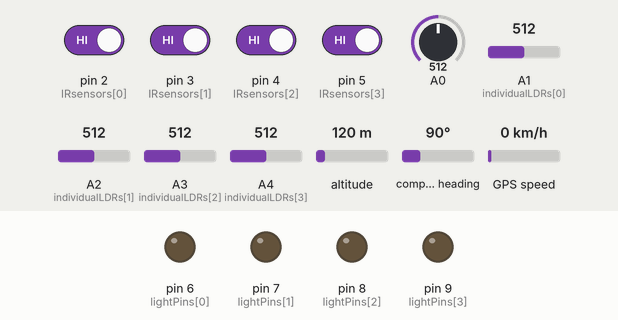
A sketch run on a simulated Arduino Uno, built with avr-gcc and run on an emulated ATmega328P. Shown: output pins drawn as LEDs (lit = HIGH). The test bench sets the inputs (shaded band); at power-on: pin 2 (IRsensors[0]), pin 3 (IRsensors[1]), pin 4 (IRsensors[2]), pin 5 (IRsensors[3]) HIGH, A0 = 512, A1 (individualLDRs[0]) = 512, A2 (individualLDRs[1]) = 512, A3 (individualLDRs[2]) = 512, A4 (individualLDRs[3]) = 512, altitude 120 m, compass heading 90°, GPS speed 0 km/h. The GPS gets a fix after 3 s at 37.7749, -122.4194 with 8 satellites; what the sketch prints to the serial monitor is not drawn.

Above: at 1.3 s.
1.4 s: pin 2 (IRsensors[0]) driven LOW
At 2.6 s:
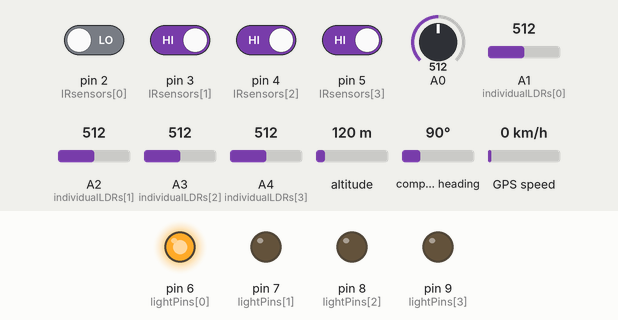
2.9 s: pin 3 (IRsensors[1]) driven LOW
At 5.4 s:
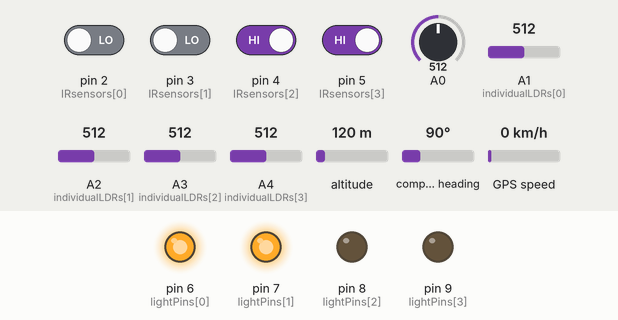
5.9 s: pin 4 (IRsensors[2]) driven LOW
At 7.9 s:
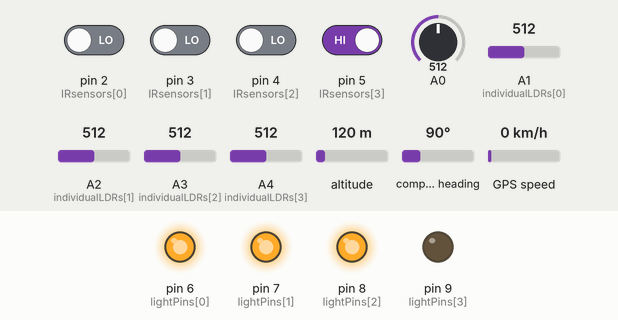
8.9 s: pin 5 (IRsensors[3]) driven LOW
At 11.6 s:
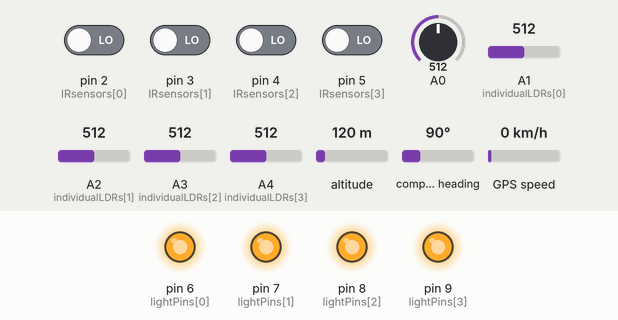
11.9 s: pin 2 (IRsensors[0]) driven HIGH
At 14.8 s:
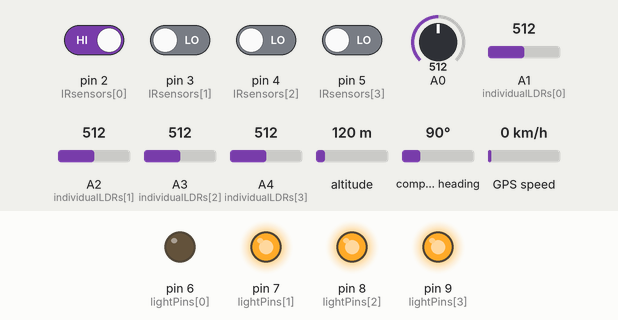
15.8 s: pin 3 (IRsensors[1]) driven HIGH
At 18.7 s:
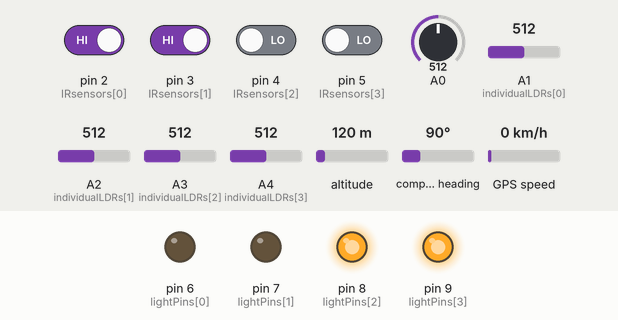
Timing chart, 0 to 20.2 s (numbered marks = the images above; inputs shaded):
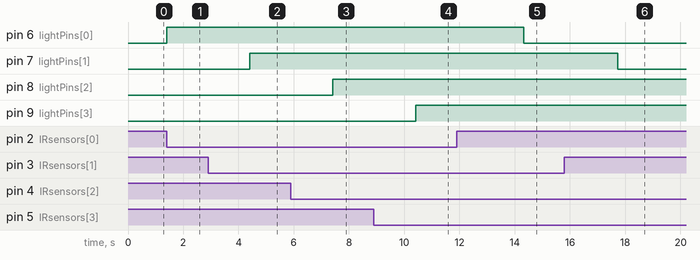

Measured:
- after the input at 1.4 s, pin 6 (lightPins[0]): LOW → HIGH at once
- after the input at 2.9 s, pin 7 (lightPins[1]): LOW → HIGH after 1.5 s
- after the input at 5.9 s, pin 8 (lightPins[2]): LOW → HIGH after 1.5 s
- after the input at 8.9 s, pin 9 (lightPins[3]): LOW → HIGH after 1.5 s
- after the input at 11.9 s, pin 6 (lightPins[0]): HIGH → LOW after 2.4 s
- after the input at 15.8 s, pin 7 (lightPins[1]): HIGH → LOW after 1.9 s

The sketch:

finalver_enhanced.ino
```cpp
#include <SoftwareSerial.h>
#include <TinyGPS.h>

// Define constants and thresholds
const int ambientLDR = A0;      // Analog pin for ambient light LDR (LDR1)
const int lightThreshold = 50; // Threshold value for individual LDR fault detection
const char* phoneNumber = "+919822232859"; // Replace with your phone number for receiving SMS
const unsigned long DATA_INTERVAL = 5000; // Send data every 5 seconds

// Define pin arrays for LDRs, IR sensors, and light control
int individualLDRs[4] = {A1, A2, A3, A4};  // Analog pins for individual LDRs under each light (LDR2)
int IRsensors[4] = {2, 3, 4, 5};        // Digital pins for IR sensors
int lightPins[4] = {6, 7, 8, 9};      // Digital pins for controlling bulbs (via transistors/relays)

// Define SoftwareSerial objects for GSM and GPS communication
SoftwareSerial sgsm(12,13);
SoftwareSerial sgps(11,10);

// Flag to track if SMS has been sent for each faulty light
bool smsSent[5] = {false}; // Initialize all flags to false

// GPS variables
TinyGPS gps;
float gpslat, gpslon;
bool gpsValid = false;

// Timing variables
unsigned long lastDataSend = 0;
unsigned long startTime = 0;

// Track turn-on delays for ML model
unsigned long lightCommandTime[4] = {0};  // When command was sent to turn on light
unsigned long lightTurnOnTime[4] = {0};   // When light actually turned on (detected by LDR2)
int lightTurnOnDelay[4] = {0};            // Calculated delay in milliseconds

void setup() {
  Serial.begin(9600);  // Initialize serial communication for debugging and data transmission
  sgsm.begin(9600);
  sgps.begin(9600);

  startTime = millis();

  // Set IR sensor pins as input
  for (int i = 0; i < 4; i++) {
    pinMode(IRsensors[i], INPUT);
  }

  // Set individual LDR pins as input
  for (int i = 0; i < 4; i++) {
    pinMode(individualLDRs[i], INPUT);
  }

  // Set light control pins as output
  for (int i = 0; i < 4; i++) {
    pinMode(lightPins[i], OUTPUT);
  }

  // Initialize GPS
  sgps.listen();
  delay(100);
}

int readLDR(int pin) {
  int rawLDR = analogRead(pin);
  int lightIntensity = map(rawLDR, 0, 1030, 0, 100); // Map analog value to a 0-100 scale
  return lightIntensity;
}

int readLDRRaw(int pin) {
  return analogRead(pin);
}

void updateGPS() {
  sgps.listen();
  delay(10);
  while (sgps.available()) {
    if (gps.encode(sgps.read())) {
      gps.f_get_position(&gpslat, &gpslon);
      gpsValid = true;
    }
  }
}

String getTimestamp() {
  unsigned long currentTime = millis();
  unsigned long seconds = (currentTime - startTime) / 1000;
  unsigned long minutes = seconds / 60;
  unsigned long hours = minutes / 60;

  String timestamp = String(hours) + ":" +
                     String(minutes % 60) + ":" +
                     String(seconds % 60);
  return timestamp;
}

void sendJSONData() {
  // Update GPS data
  updateGPS();

  // Read all sensor values
  int ambientLight = readLDR(ambientLDR);
  int ambientLightRaw = readLDRRaw(ambientLDR);

  // Build JSON string
  String json = "{";
  json += "\"timestamp\":" + String(millis()) + ",";
  json += "\"time_string\":\"" + getTimestamp() + "\",";
  json += "\"ambient_light\":" + String(ambientLight) + ",";
  json += "\"ambient_light_raw\":" + String(ambientLightRaw) + ",";

  // GPS data
  json += "\"gps\":{";
  json += "\"valid\":" + String(gpsValid ? "true" : "false") + ",";
  if (gpsValid) {
    json += "\"latitude\":" + String(gpslat, 6) + ",";
    json += "\"longitude\":" + String(gpslon, 6);
  } else {
    json += "\"latitude\":null,";
    json += "\"longitude\":null";
  }
  json += "},";

  // Lights array
  json += "\"lights\":[";
  for (int i = 0; i < 4; i++) {
    int lightLevel = readLDR(individualLDRs[i]);
    int lightLevelRaw = readLDRRaw(individualLDRs[i]);
    int movementDetected = digitalRead(IRsensors[i]);
    int lightState = digitalRead(lightPins[i]);
    bool faultDetected = (lightLevel > lightThreshold && lightState == HIGH);

    json += "{";
    json += "\"id\":" + String(i + 1) + ",";
    json += "\"ldr_value\":" + String(lightLevel) + ",";
    json += "\"ldr_raw\":" + String(lightLevelRaw) + ",";
    json += "\"ir_sensor\":" + String(movementDetected == LOW ? "true" : "false") + ",";
    json += "\"light_state\":" + String(lightState == HIGH ? "true" : "false") + ",";
    json += "\"fault_detected\":" + String(faultDetected ? "true" : "false") + ",";
    json += "\"turn_on_delay_ms\":" + String(lightTurnOnDelay[i]) + ",";  // NEW: Include delay
    json += "\"sms_sent\":" + String(smsSent[i] ? "true" : "false");
    json += "}";
    if (i < 3) json += ",";
  }
  json += "],";

  // System status
  json += "\"system\":{";
  json += "\"is_dark\":" + String(ambientLight > 20 ? "true" : "false") + ",";
  json += "\"active_lights\":" + String(countActiveLights()) + ",";
  json += "\"faulty_lights\":" + String(countFaultyLights());
  json += "}";

  json += "}";

  // Send JSON via Serial for ESP32/RPi bridge
  Serial.println(json);
}

int countActiveLights() {
  int count = 0;
  for (int i = 0; i < 4; i++) {
    if (digitalRead(lightPins[i]) == HIGH) {
      count++;
    }
  }
  return count;
}

int countFaultyLights() {
  int count = 0;
  for (int i = 0; i < 4; i++) {
    if (digitalRead(lightPins[i]) == HIGH) {
      int lightLevel = readLDR(individualLDRs[i]);
      if (lightLevel > lightThreshold) {
        count++;
      }
    }
  }
  return count;
}

void sendSMS(char* message) {
  sgsm.println("AT+CMGF=1"); // Set SMS mode to text
  delay(100);
  sgsm.print("AT+CMGS=\""); // Set recipient phone number
  sgsm.print(phoneNumber);
  sgsm.println("\"");
  delay(100);
  sgsm.print(message); // Send message content
  delay(100);
  sgsm.write(0x1A); // Send Ctrl+Z to indicate end of SMS
  delay(100);
}

void loop() {
  int ambientLight = readLDR(ambientLDR);  // Read ambient light level (LDR1)

  // Send structured JSON data at regular intervals
  if (millis() - lastDataSend >= DATA_INTERVAL) {
    sendJSONData();
    lastDataSend = millis();
  }

  // Check if it's dark enough for street lights to operate
  if (ambientLight > 20) { // Adjust threshold based on your light sensitivity needs
    for (int i = 0; i < 4; i++) {
      int movementDetected = digitalRead(IRsensors[i]);  // Check for movement

      // Turn on light if movement detected and it's dark
      if (movementDetected == LOW) {
        // Record when command is sent
        if (digitalRead(lightPins[i]) == LOW) {
          lightCommandTime[i] = millis();
        }

        digitalWrite(lightPins[i], HIGH);

        // Wait a bit for light to turn on, then check LDR2
        delay(100);  // Small delay to allow relay to activate

        // Check if light actually turned on (LDR2 detects light)
        int lightLevel = readLDR(individualLDRs[i]);
        int previousLightLevel = lightLevel;

        // Monitor for light to actually turn on (LDR value should drop)
        unsigned long checkStartTime = millis();
        while (millis() - checkStartTime < 3000) {  // Check for up to 3 seconds
          int currentLightLevel = readLDR(individualLDRs[i]);

          // Light is on if LDR value dropped significantly (more light detected)
          if (currentLightLevel < previousLightLevel - 10) {
            lightTurnOnTime[i] = millis();
            lightTurnOnDelay[i] = lightTurnOnTime[i] - lightCommandTime[i];
            break;
          }

          // Or if enough time has passed, assume it's on
          if (millis() - lightCommandTime[i] > 2000) {
            lightTurnOnTime[i] = millis();
            lightTurnOnDelay[i] = millis() - lightCommandTime[i];
            break;
          }

          delay(50);  // Check every 50ms
        }

        // Final check for fault after light should be on
        delay(1000);  // Wait 1 second after turn-on
        lightLevel = readLDR(individualLDRs[i]);
        if (lightLevel > lightThreshold && !smsSent[i]) {
          // Get GPS location
          updateGPS();
          if (gpsValid) {
            // Construct SMS message with location data
            String message = "Fault detected in light: ";
            message += (i + 1);
            message += " Location: https://maps.google.com/?q=";
            message += String(gpslat, 6); // Format latitude to 6 decimal places
            message += ",";
            message += String(gpslon, 6); // Format longitude to 6 decimal places

            // Send SMS notification with GPS location (only once per faulty light)
            sendSMS(message.c_str());
            smsSent[i] = true;  // Mark SMS sent for this light
          }
        }
      } else {
        digitalWrite(lightPins[i], LOW);
        // Reset delay tracking when light is off
        lightCommandTime[i] = 0;
        lightTurnOnTime[i] = 0;
        lightTurnOnDelay[i] = 0;
      }
    }
  } else {
    // It's not dark enough, turn off all lights
    for (int i = 0; i < 4; i++) {
      digitalWrite(lightPins[i], LOW);
      // Reset delay tracking
      lightCommandTime[i] = 0;
      lightTurnOnTime[i] = 0;
      lightTurnOnDelay[i] = 0;
    }
    // Reset SMS flag for the next day
    for (int i = 0; i < 4; i++) {
      smsSent[i] = false;
    }
  }

  delay(100); // Small delay to prevent overwhelming the system
}
```
